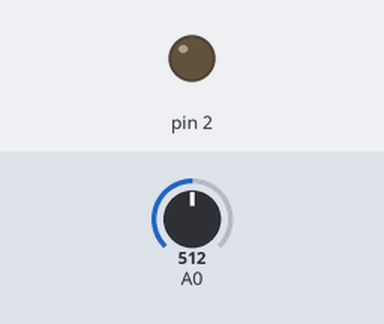
The sketch below on a simulated Arduino Uno, built with avr-gcc and run on an emulated ATmega328P. Shown: output pins drawn as LEDs (lit = HIGH). The test bench sets the inputs (shaded band); at power-on: A0 = 512.

Above: at 1.2 s.
1.3 s: A0 set to 528
At 1.7 s:
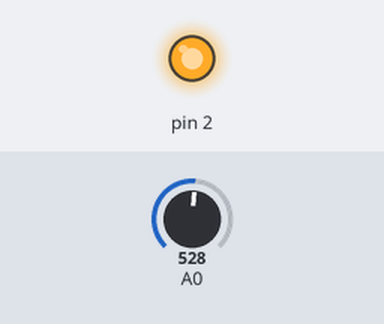
2.8 s: A0 set to 511
At 4.0 s:
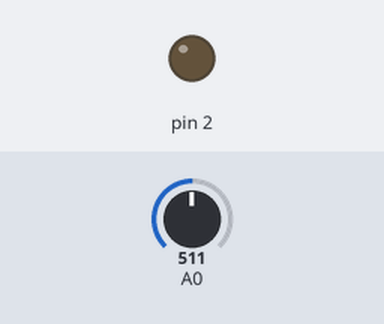
4.3 s: A0 set to 716
At 5.2 s:
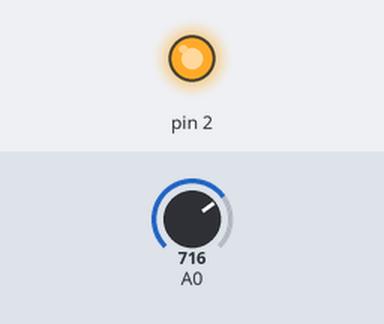
Timing chart, 0 to 7.3 s (numbered marks = the images above; inputs shaded):
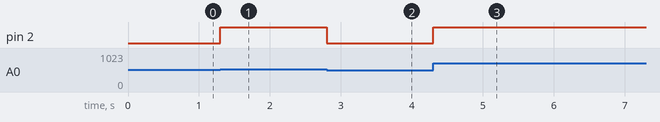

The sketch:

004-dimmer.ino
```cpp
// Reserve memory for variables to store data in.
int value_in;
int value_out;

void setup() {
  // Set pin 2 to be an output.
  pinMode(2, OUTPUT);
  // Set pi A0 to be an input.
  pinMode(A0, INPUT);
}


void loop() {
  // Read the position of the potentiometer. This gives a value between 0 and 1023.
  value_in = analogRead(A0);
  // Scale the value so it's between 0 and 255.
  value_out = map(value_in, 0, 1023, 0, 255);
  // Set the intensity of the LED.
  analogWrite(2, value_out);
}
```

Measured:
- the behaviour switches between 513 and 514 on A0 (found by bisection; images 0 and 1)
- after the input at 1.3 s, pin 2: LOW → HIGH at once
- after the input at 2.8 s, pin 2: HIGH → LOW at once
- after the input at 4.3 s, pin 2: LOW → HIGH at once
